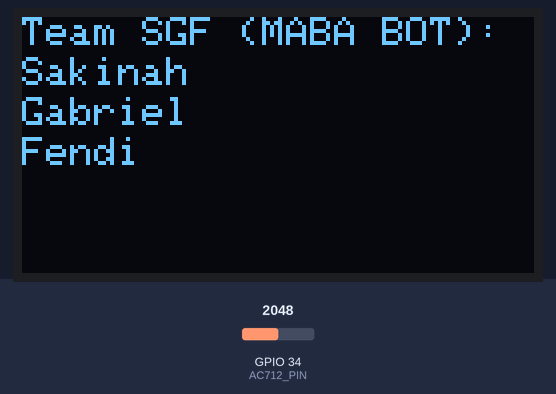
Bench run of a sketch on a simulated ESP32. Shown: 128×64 one-colour display. The test bench sets the inputs (shaded band); at power-on: GPIO 34 (AC712_PIN) = 2048. The local clock reads 2024-03-15 10:24:30 at power-on unless the sketch sets it; storage starts empty; what the sketch prints to the serial monitor is not drawn.

Above: at 3.1 s.
At 9.3 s:
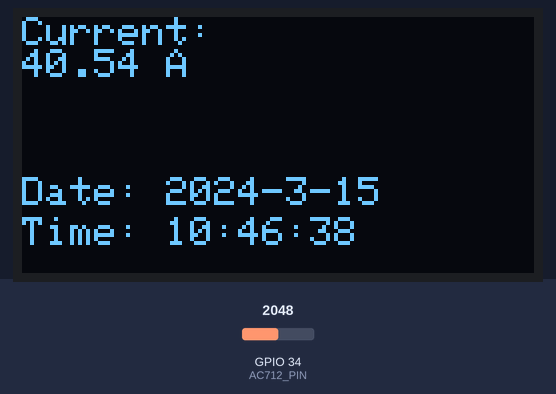
9.4 s: GPIO 34 (AC712_PIN) set to 2866
At 11.7 s:
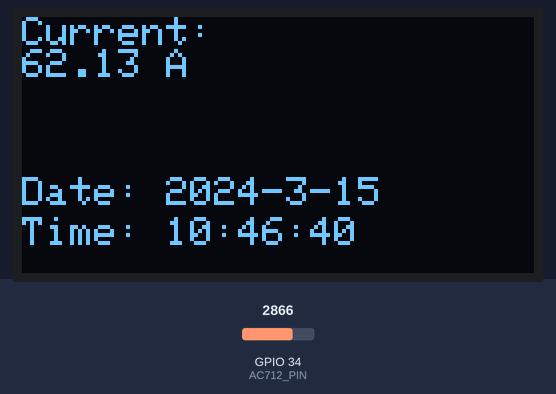
15.2 s: GPIO 34 (AC712_PIN) set to 3603
At 17.6 s:
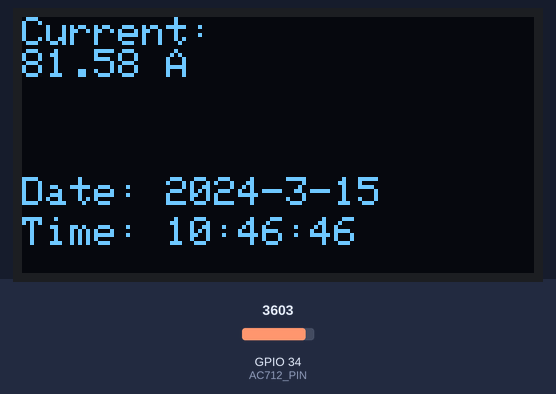
19.9 s: GPIO 34 (AC712_PIN) set to 4095
At 21.1 s:
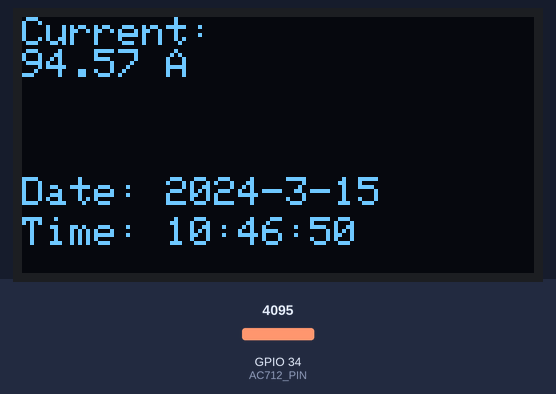
Timing chart, 0 to 22.9 s (numbered marks = the images above; inputs shaded):
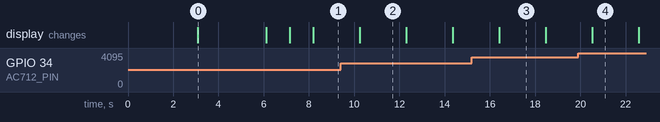

The sketch:

programdatlogsgf.ino
```cpp
#include <Wire.h>
#include <Adafruit_GFX.h>
#include <Adafruit_SSD1306.h>
#include <SD.h>
#include <SPI.h>
#include <RTClib.h>

// Konfigurasi perangkat keras
#define SCREEN_WIDTH 128
#define SCREEN_HEIGHT 64
#define OLED_RESET -1
#define OLED_I2C_ADDRESS 0x3C
#define SD_CS_PIN 5

// Pin untuk sensor arus
#define AC712_PIN 34  // Gunakan pin 33 sesuai yang Anda sebutkan

Adafruit_SSD1306 display(SCREEN_WIDTH, SCREEN_HEIGHT, &Wire, OLED_RESET);
File dataFile;
RTC_DS3231 rtc;

const unsigned char NaN [] PROGMEM = {
	// 'sgf, 128x64px
	0x00, 0x00, 0x00, 0x00, 0x00, 0x00, 0x00, 0x00, 0x00, 0x00, 0x00, 0x00, 0x00, 0x00, 0x00, 0x00,
	0x00, 0x00, 0x00, 0x00, 0x00, 0x00, 0x00, 0x00, 0x00, 0x00, 0x00, 0x00, 0x00, 0x00, 0x00, 0x00,
	0x00, 0x00, 0x00, 0x00, 0x00, 0x00, 0x00, 0x00, 0x00, 0x00, 0x00, 0x00, 0x00, 0x00, 0x00, 0x00,
	0x00, 0x00, 0x00, 0x00, 0x00, 0x00, 0x00, 0x00, 0x00, 0x00, 0x00, 0x00, 0x00, 0x00, 0x00, 0x00,
	0x00, 0x00, 0x00, 0x00, 0x00, 0x00, 0x00, 0x00, 0x00, 0x00, 0x00, 0x00, 0x00, 0x00, 0x00, 0x00,
	0x00, 0x00, 0x00, 0x00, 0x00, 0x00, 0x00, 0x00, 0x00, 0x00, 0x00, 0x00, 0x00, 0x00, 0x00, 0x00,
	0x00, 0x00, 0x00, 0x00, 0x00, 0x00, 0x00, 0x00, 0x00, 0x00, 0x00, 0x00, 0x00, 0x00, 0x00, 0x00,
	0x00, 0x00, 0x00, 0x00, 0x00, 0x00, 0x00, 0x00, 0x00, 0x00, 0x00, 0x00, 0x00, 0x00, 0x00, 0x00,
	0x00, 0x00, 0x00, 0x00, 0x00, 0x00, 0x00, 0x00, 0x00, 0x00, 0x00, 0x00, 0x00, 0x00, 0x00, 0x00,
	0x00, 0x00, 0x00, 0x00, 0x00, 0x00, 0x00, 0x00, 0x00, 0x00, 0x00, 0x00, 0x00, 0x00, 0x00, 0x00,
	0x00, 0x00, 0x00, 0x00, 0x00, 0x00, 0x00, 0x00, 0x00, 0x00, 0x00, 0x00, 0x00, 0x00, 0x00, 0x00,
	0x00, 0x00, 0x00, 0x00, 0x00, 0x00, 0x00, 0x00, 0x00, 0x00, 0x00, 0x00, 0x00, 0x00, 0x00, 0x00,
	0x00, 0x00, 0x00, 0x00, 0x00, 0x00, 0x00, 0x00, 0x00, 0x00, 0x00, 0x00, 0x00, 0x00, 0x00, 0x00,
	0x00, 0x00, 0x00, 0x00, 0x00, 0x00, 0x00, 0x00, 0x00, 0x00, 0x00, 0x00, 0x00, 0x00, 0x00, 0x00,
	0x00, 0x00, 0x00, 0x00, 0x00, 0x00, 0x00, 0x00, 0x00, 0x00, 0x00, 0x00, 0x00, 0x00, 0x00, 0x00,
	0x00, 0x00, 0x00, 0x00, 0x00, 0x00, 0x00, 0x00, 0x00, 0x00, 0x00, 0x00, 0x00, 0x00, 0x00, 0x00,
	0x00, 0x00, 0x00, 0x00, 0x00, 0x00, 0x00, 0x00, 0x00, 0x00, 0x00, 0x00, 0x00, 0x00, 0x00, 0x00,
	0x00, 0x00, 0x00, 0x00, 0x00, 0x00, 0x00, 0x00, 0x00, 0x00, 0x00, 0x00, 0x00, 0x00, 0x00, 0x00,
	0x00, 0x00, 0x00, 0x00, 0x00, 0x03, 0xff, 0xff, 0xff, 0xff, 0xfc, 0x00, 0x00, 0x00, 0x00, 0x00,
	0x00, 0x00, 0x00, 0x00, 0x00, 0x00, 0x00, 0x40, 0x06, 0x00, 0x00, 0x00, 0x00, 0x00, 0x00, 0x00,
	0x00, 0x00, 0x00, 0x00, 0x00, 0x00, 0x00, 0x40, 0x02, 0x00, 0x08, 0x00, 0x00, 0x00, 0x00, 0x00,
	0x00, 0x00, 0x00, 0x00, 0x00, 0x04, 0x00, 0x40, 0x01, 0x00, 0x08, 0x00, 0x00, 0x00, 0x00, 0x00,
	0x00, 0x00, 0x00, 0x00, 0x00, 0x04, 0x1c, 0x41, 0xc1, 0x04, 0x08, 0x00, 0x00, 0x00, 0x00, 0x00,
	0x00, 0x00, 0x00, 0x00, 0x00, 0x04, 0x14, 0x82, 0x41, 0x06, 0x00, 0x00, 0x00, 0x00, 0x00, 0x00,
	0x00, 0x00, 0x00, 0x00, 0x00, 0x08, 0x16, 0x82, 0x22, 0x0b, 0xf0, 0x00, 0x00, 0x00, 0x00, 0x00,
	0x00, 0x00, 0x00, 0x00, 0x00, 0x08, 0x09, 0x82, 0x0a, 0x08, 0x00, 0x00, 0x00, 0x00, 0x00, 0x00,
	0x00, 0x00, 0x00, 0x00, 0x00, 0x08, 0x06, 0xbf, 0xe6, 0x0f, 0xf0, 0x00, 0x00, 0x00, 0x00, 0x00,
	0x00, 0x00, 0x00, 0x00, 0x00, 0x08, 0x01, 0x10, 0x12, 0x00, 0x40, 0x00, 0x00, 0x00, 0x00, 0x00,
	0x00, 0x00, 0x00, 0x00, 0x00, 0x02, 0x01, 0x18, 0x0a, 0x00, 0x80, 0x00, 0x00, 0x00, 0x00, 0x00,
	0x00, 0x00, 0x00, 0x00, 0x00, 0x09, 0x01, 0x0c, 0x04, 0x01, 0x00, 0x00, 0x00, 0x00, 0x00, 0x00,
	0x00, 0x00, 0x00, 0x00, 0x00, 0x14, 0xc1, 0x06, 0x04, 0x04, 0x00, 0x00, 0x00, 0x00, 0x00, 0x00,
	0x00, 0x00, 0x00, 0x00, 0x00, 0x11, 0x21, 0x09, 0x04, 0x10, 0x00, 0x00, 0x00, 0x00, 0x00, 0x00,
	0x00, 0x00, 0x00, 0x00, 0x00, 0x10, 0x92, 0x09, 0x04, 0x00, 0x00, 0x00, 0x00, 0x00, 0x00, 0x00,
	0x00, 0x00, 0x00, 0x00, 0x00, 0x00, 0x92, 0x09, 0x08, 0x20, 0x00, 0x00, 0x00, 0x00, 0x00, 0x00,
	0x00, 0x00, 0x00, 0x00, 0x00, 0x20, 0xf2, 0x0e, 0x08, 0x20, 0x00, 0x00, 0x00, 0x00, 0x00, 0x00,
	0x00, 0x00, 0x00, 0x00, 0x00, 0x20, 0x02, 0x00, 0x08, 0x20, 0x00, 0x00, 0x00, 0x00, 0x00, 0x00,
	0x00, 0x00, 0x00, 0x00, 0x00, 0x20, 0x00, 0x00, 0x08, 0x00, 0x00, 0x00, 0x00, 0x00, 0x00, 0x00,
	0x00, 0x00, 0x00, 0x00, 0x00, 0x00, 0x00, 0x00, 0x08, 0x00, 0x00, 0x00, 0x00, 0x00, 0x00, 0x00,
	0x00, 0x00, 0x00, 0x00, 0x00, 0x20, 0x06, 0x00, 0x18, 0x40, 0x00, 0x00, 0x00, 0x00, 0x00, 0x00,
	0x00, 0x00, 0x00, 0x00, 0x00, 0x00, 0x00, 0x00, 0x00, 0x00, 0x00, 0x00, 0x00, 0x00, 0x00, 0x00,
	0x00, 0x00, 0x00, 0x00, 0x00, 0x00, 0x00, 0x00, 0x00, 0x00, 0x00, 0x00, 0x00, 0x00, 0x00, 0x00,
	0x00, 0x00, 0x00, 0x00, 0x00, 0x00, 0x06, 0xb6, 0xde, 0x00, 0x00, 0x00, 0x00, 0x00, 0x00, 0x00,
	0x00, 0x00, 0x00, 0x00, 0x00, 0x00, 0x0f, 0xf6, 0xea, 0x00, 0x00, 0x00, 0x00, 0x00, 0x00, 0x00,
	0x00, 0x00, 0x00, 0x00, 0x00, 0x00, 0x00, 0x00, 0x90, 0x00, 0x00, 0x00, 0x00, 0x00, 0x00, 0x00,
	0x00, 0x00, 0x00, 0x00, 0x00, 0x00, 0x00, 0x00, 0x00, 0x00, 0x00, 0x00, 0x00, 0x00, 0x00, 0x00,
	0x00, 0x00, 0x00, 0x00, 0x00, 0x00, 0x00, 0x00, 0x00, 0x00, 0x00, 0x00, 0x00, 0x00, 0x00, 0x00,
	0x00, 0x00, 0x00, 0x00, 0x00, 0x00, 0x00, 0x00, 0x00, 0x00, 0x00, 0x00, 0x00, 0x00, 0x00, 0x00,
	0x00, 0x00, 0x00, 0x00, 0x00, 0x00, 0x00, 0x00, 0x00, 0x00, 0x00, 0x00, 0x00, 0x00, 0x00, 0x00,
	0x00, 0x00, 0x00, 0x00, 0x00, 0x01, 0x4b, 0x83, 0xd4, 0x0f, 0xa0, 0x00, 0x00, 0x00, 0x00, 0x00,
	0x00, 0x00, 0x00, 0x00, 0x00, 0x01, 0x0a, 0x82, 0xd4, 0x06, 0xc0, 0x00, 0x00, 0x00, 0x00, 0x00,
	0x00, 0x00, 0x00, 0x00, 0x00, 0x00, 0x00, 0x00, 0x00, 0x00, 0x00, 0x00, 0x00, 0x00, 0x00, 0x00,
	0x00, 0x00, 0x00, 0x00, 0x00, 0x00, 0x00, 0x00, 0x00, 0x00, 0x00, 0x00, 0x00, 0x00, 0x00, 0x00,
	0x00, 0x00, 0x00, 0x00, 0x00, 0x00, 0x00, 0x00, 0x00, 0x00, 0x00, 0x00, 0x00, 0x00, 0x00, 0x00,
	0x00, 0x00, 0x00, 0x00, 0x00, 0x00, 0x00, 0x00, 0x00, 0x00, 0x00, 0x00, 0x00, 0x00, 0x00, 0x00,
	0x00, 0x00, 0x00, 0x00, 0x00, 0x00, 0x00, 0x00, 0x00, 0x00, 0x00, 0x00, 0x00, 0x00, 0x00, 0x00,
	0x00, 0x00, 0x00, 0x00, 0x00, 0x00, 0x00, 0x00, 0x00, 0x00, 0x00, 0x00, 0x00, 0x00, 0x00, 0x00,
	0x00, 0x00, 0x00, 0x00, 0x00, 0x00, 0x00, 0x00, 0x00, 0x00, 0x00, 0x00, 0x00, 0x00, 0x00, 0x00,
	0x00, 0x00, 0x00, 0x00, 0x00, 0x00, 0x00, 0x00, 0x00, 0x00, 0x00, 0x00, 0x00, 0x00, 0x00, 0x00,
	0x00, 0x00, 0x00, 0x00, 0x00, 0x00, 0x00, 0x00, 0x00, 0x00, 0x00, 0x00, 0x00, 0x00, 0x00, 0x00,
	0x00, 0x00, 0x00, 0x00, 0x00, 0x00, 0x00, 0x00, 0x00, 0x00, 0x00, 0x00, 0x00, 0x00, 0x00, 0x00,
	0x00, 0x00, 0x00, 0x00, 0x00, 0x00, 0x00, 0x00, 0x00, 0x00, 0x00, 0x00, 0x00, 0x00, 0x00, 0x00,
	0x00, 0x00, 0x00, 0x00, 0x00, 0x00, 0x00, 0x00, 0x00, 0x00, 0x00, 0x00, 0x00, 0x00, 0x00, 0x00,
	0x00, 0x00, 0x00, 0x00, 0x00, 0x00, 0x00, 0x00, 0x00, 0x00, 0x00, 0x00, 0x00, 0x00, 0x00, 0x00,
	0x00, 0x00, 0x00, 0x00, 0x00, 0x00, 0x00, 0x00, 0x00, 0x00, 0x00, 0x00, 0x00, 0x00, 0x00, 0x00
};

void showLogoAndTeamName() {
    display.clearDisplay();
    display.drawBitmap(0, 0, NaN, SCREEN_WIDTH, SCREEN_HEIGHT, SSD1306_WHITE);
    display.display();
    delay(3000); // Tampilkan logo selama 3 detik

    display.clearDisplay();
    display.setTextSize(1);
    display.setTextColor(SSD1306_WHITE);
    display.setCursor(0, 0);
    display.println("Team SGF (MABA BOT):");
    display.setCursor(0, 10);
    display.println("Sakinah");
    display.setCursor(0, 20);
    display.println("Gabriel");
    display.setCursor(0, 30);
    display.println("Fendi");
    display.display();
    delay(3000); // Tampilkan nama tim selama 3 detik
}

void setup() {
    Serial.begin(9600);

    if (!display.begin(SSD1306_SWITCHCAPVCC, OLED_I2C_ADDRESS)) {
        Serial.println(F("SSD1306 allocation failed"));
        while (1);
    }

    showLogoAndTeamName();
    display.clearDisplay();
    display.setTextSize(1);
    display.setTextColor(SSD1306_WHITE);
    display.setCursor(0, 0);
    display.println("Initializing...");
    display.display();
    delay(1000);

    if (!SD.begin(SD_CS_PIN)) {
        Serial.println("SD Card initialization failed!");
        display.clearDisplay();
        display.println("SD Init Failed!");
        display.display();
        while (1);
    }
    Serial.println("SD Card initialized.");
    display.clearDisplay();
    display.println("SD Card OK");
    display.display();
    delay(1000);

    Wire.begin();
    if (!rtc.begin()) {
        Serial.println("RTC tidak terdeteksi!");
        while (1);
    }

    if (rtc.lostPower()) {
        Serial.println("RTC kehilangan daya. Mengatur waktu...");
        rtc.adjust(DateTime(F(__DATE__), F(__TIME__)));
    }
    pinMode(AC712_PIN, INPUT);
}

void loop() {
    DateTime now = rtc.now();
    now = now + TimeSpan(0, 0, 22, 0);

    int rawValue = analogRead(AC712_PIN);
    float voltage = (rawValue / 1024.0) * 5.0;
    float current = (voltage - 2.5) / 0.185; // Ubah 0.185 jika faktor skala berbeda

    // Cek nilai current
    if (current < 0.1) {
        current = 0.0;
    }

    if (current > 0.1) {
        String dataString = String(now.year()) + "-" + String(now.month()) + "-" + String(now.day()) + " " +
                            String(now.hour()) + ":" + String(now.minute()) + ":" + String(now.second()) + " " +
                            String(current);

        dataFile = SD.open("/dataSGF.txt", FILE_WRITE);
        if (dataFile) {
            dataFile.println(dataString);
            dataFile.close();
            Serial.println("Data logged to SD card: " + dataString);
        } else {
            Serial.println("Error opening data.txt");
        }

        display.clearDisplay();
        display.setTextSize(1);
        display.setTextColor(SSD1306_WHITE);
        display.setCursor(0, 0);
        display.println("Current: ");
        display.print(current);
        display.println(" A");
        display.setCursor(0, 40);
        display.print("Date: ");
        display.print(now.year());
        display.print('-');
        display.print(now.month());
        display.print('-');
        display.print(now.day());
        display.setCursor(0, 50);
        display.print("Time: ");
        display.print(now.hour());
        display.print(':');
        display.print(now.minute());
        display.print(':');
        display.print(now.second());
        display.display();

        Serial.print("Current: ");
        Serial.print(current);
        Serial.print(" A | Tanggal: ");
        Serial.print(now.year());
        Serial.print('-');
        Serial.print(now.month());
        Serial.print('-');
        Serial.print(now.day());
        Serial.print(" | Waktu: ");
        Serial.print(now.hour());
        Serial.print(':');
        Serial.print(now.minute());
        Serial.print(':');
        Serial.println(now.second());
    }
    delay(2000);
}
```

Measured:
- what the display in image 0 shows lasts 3.0 s, from 3.1 s to 6.1 s
